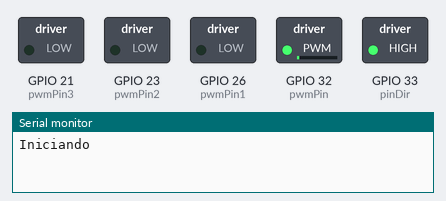
This sketch was run on a simulated ESP32. On the bench: switched loads named in the sketch (green lamp = pin HIGH), the last lines printed to the serial monitor.

Above: at 0.05 s.
At 4.25 s:
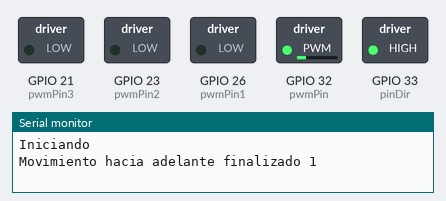
At 9.15 s:
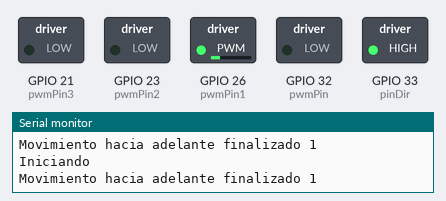
At 14.05 s:
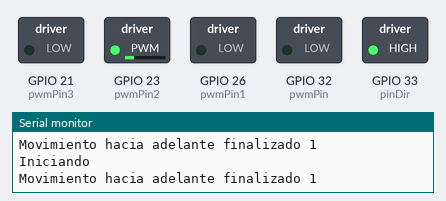
At 19.15 s:
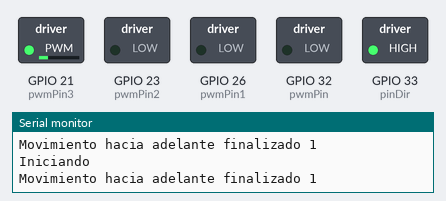
Timing chart, 0 to 25.7 s (numbered marks = the images above):
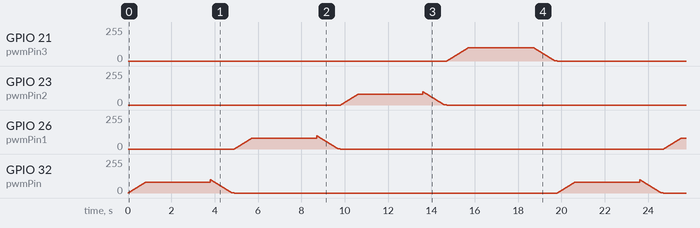

The sketch:

llantas_individual.ino
```cpp
#define pwmPin 32      // Pin para salida PWM,
#define pinDir 33
#define pwmPin1 26
#define pinDir1 27
#define pwmPin2 23
#define pinDir2 22
#define pwmPin3 21
#define pinDir3 19     //pin para dirección
int test = 0;
int pwmValue = 80;         // Valor constante de PWM, ajusta según necesidad (0-255)

void setup() {
  Serial.begin(115200);
  pinMode(pwmPin, OUTPUT);
  pinMode(pinDir, OUTPUT);

}

void loop() {

      digitalWrite(pinDir, HIGH);  // Establecer dirección
      analogWrite(pwmPin, pwmValue); // Aplicar valor PWM al motor
      Serial.println("Iniciando");
      for(int i=0; i<80;i++){
        pwmValue = i;
        analogWrite(pwmPin, pwmValue);
        delay(10);
      }
      delay(3000);
      Serial.println("Movimiento hacia adelante finalizado 1");
      for(int i=100; 0<i ;i--){
        pwmValue = i;
        analogWrite(pwmPin, pwmValue);
        delay(10);
      }
      delay(100);
      analogWrite(pwmPin, 0);

      //----------------------------------------------------------//

      digitalWrite(pinDir1,HIGH);  // Establecer dirección
      Serial.println("Iniciando");
      for(int i=0; i<80;i++){
        pwmValue = i;
        analogWrite(pwmPin1, pwmValue);
        delay(10);
      }
      delay(3000);
      Serial.println("Movimiento hacia adelante finalizado 1");
      for(int i=100; 0<i ;i--){
        pwmValue = i;
        analogWrite(pwmPin1, pwmValue);
        delay(10);
      }
      delay(100);
      analogWrite(pwmPin1, 0);

  //----------------------------------------------------------//

      digitalWrite(pinDir2, HIGH);
      Serial.println("Iniciando");
      for(int i=0; i<80;i++){
        pwmValue = i;
        analogWrite(pwmPin2, pwmValue);
        delay(10);
      }
      delay(3000);
      Serial.println("Movimiento hacia adelante finalizado 1");
      for(int i=100; 0<i ;i--){
        pwmValue = i;
        analogWrite(pwmPin2, pwmValue);
        delay(10);
      }
      delay(100);
      analogWrite(pwmPin2, 0);

  //----------------------------------------------------------//

      digitalWrite(pinDir3, HIGH);   // Aplicar valor PWM al motor
      Serial.println("Iniciando");
      for(int i=0; i<100;i++){
        pwmValue = i;
        analogWrite(pwmPin3, pwmValue);
        delay(10);
      }
      delay(3000);
      Serial.println("Movimiento hacia adelante finalizado 1");
      for(int i=100; 0<i ;i--){
        pwmValue = i;
        analogWrite(pwmPin3, pwmValue);
        delay(10);
      }
      delay(100);
      analogWrite(pwmPin3, 0);
}
```
